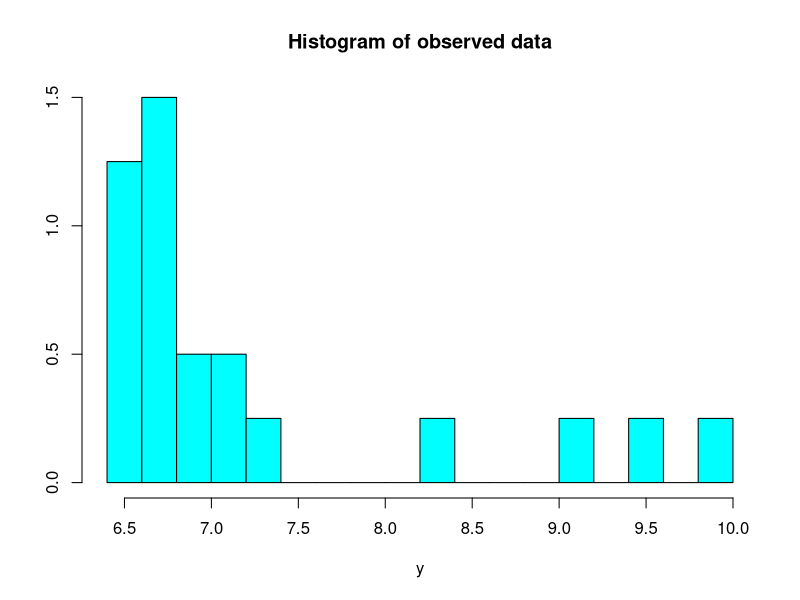
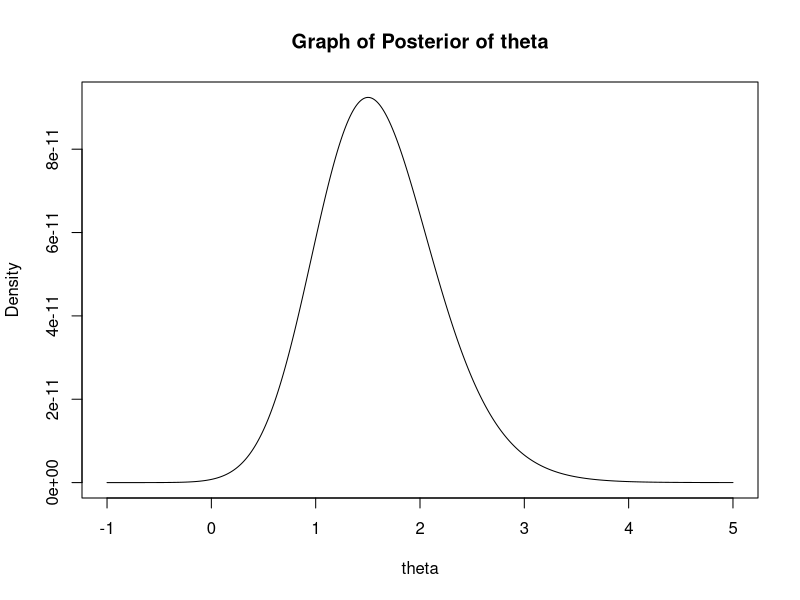

R code for these plots, in order: (Note: this script raises an error after producing the figures.)
## ---- chunk 1
n <- 20
delta <- 0.7
set.seed(1234)
y <- ifelse(runif(n) < delta, 
            rnorm(n, 7, 0.5),
            rnorm(n, 10, 0.5))
library(MASS)
truehist(y, 20, main="Histogram of observed data")
## ---- chunk 2
logpost = function(theta, y) {
  delta <- exp(theta) / (1 + exp(theta))
  sum(log(delta * dnorm(y, 7, 0.5) +
            (1 - delta) * dnorm(y, 10, 0.5))) + theta -
            2 * log(1 + exp(theta))
}
theta <- seq(-1, 5, by=0.01)
plot(theta, exp(sapply(theta, logpost, y)), type="l",
     ylab="Density", main="Graph of Posterior of theta")
## ---- chunk 3
library(LearnBayes)
scale.value <- 0.05
out1 <- rwmetrop(logpost, 
                 list(var=1, scale=scale.value),
                 start=0,
                 m=10000,
                 y)
out1$accept
plot(mcmc(out1$par), main=paste("Scale =", scale.value))
## ---- chunk 4
scale.value <- 2.0
out2 <- rwmetrop(logpost, 
                 list(var=1, scale=scale.value),
                 start=0,
                 m=10000,
                 y)
out2$accept
plot(mcmc(out2$par), main=paste("Scale =", scale.value))
